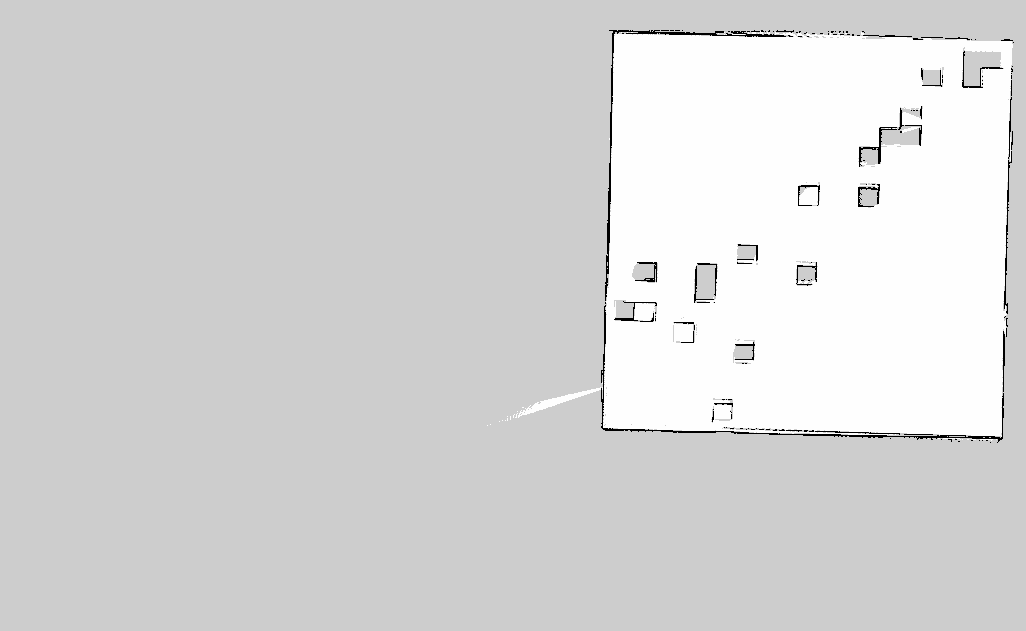
#> input picture src/my_map.pgm, 1026 x 631 px
$ python wavefront.py
#> lines starting #> are read from the running program, lines starting #| are printed output that depends on the picture; after the words box and inside, x2 and y2 are one past the last pixel; in counts of white or black regions, pixels touching at a corner belong together
import numpy as np
from matplotlib import pyplot as plt

pgmf = open('src/my_map.pgm', 'rb')
matrix = plt.imread(pgmf)
#> matrix is the input picture: shape (631, 1026); min 0, max 254, mean 215

matrix = 1.0 * (matrix > 250)
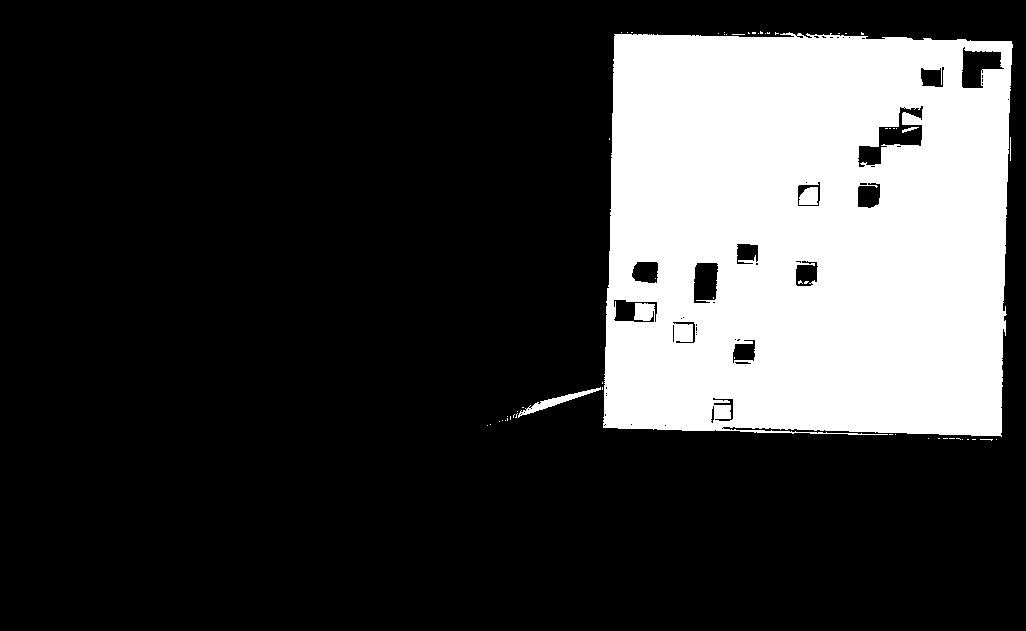
#> matrix: shape (631, 1026) float64; values 0 (black) and 1 (white), 23.3% white; 59 white regions (54 under 20 px), largest, box (x1, y1, x2, y2) and area: (603, 32, 1013, 437) 149872, (518, 387, 601, 418) 484, (799, 187, 818, 205) 293, (902, 127, 919, 133) 43, (1010, 137, 1011, 161) 24
matrix[400][850] = 0  # Robô
matrix[100][700] = 2  # Objetivo final
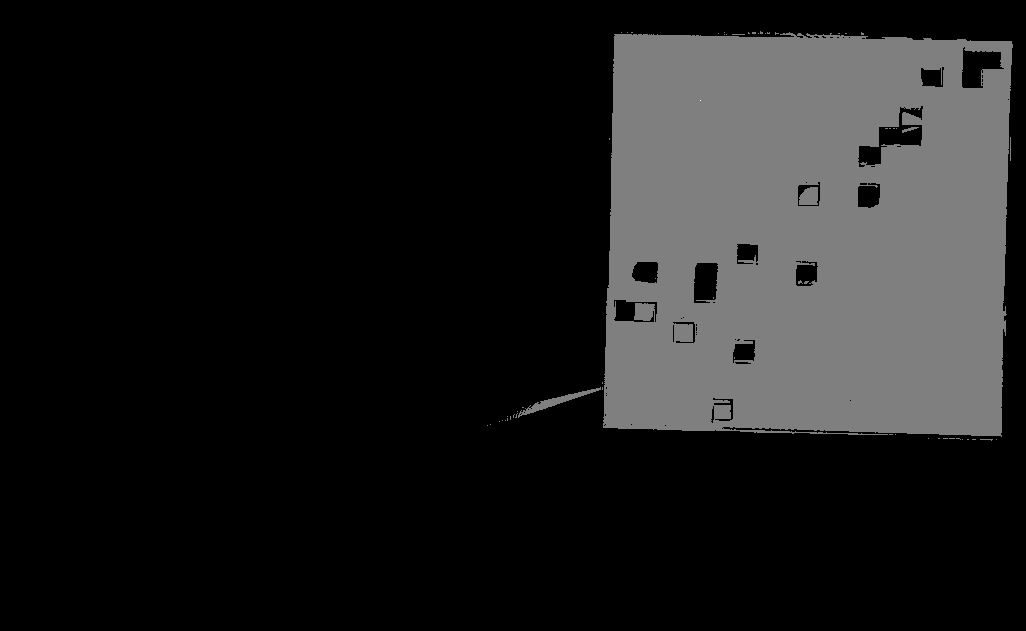
#> matrix: shape (631, 1026) float64; min 0, max 2, mean 0.233; drawn with min black and max white

obj_x, obj_y = 700, 100
matrix[obj_y][obj_x] = 2

fila = [(obj_y, obj_x)]

direcoes = [(-1, 0), (1, 0), (0, -1), (0, 1)] #(cima, baixo, esquerda, direita)


while fila:
    y, x = fila.pop(0)  #remove o primeiro elemento da fila

    # verifica as 4 direções ao redor do ponto atual
    for dy, dx in direcoes:
        ny, nx = y + dy, x + dx
        if 0 <= ny < matrix.shape[0] and 0 <= nx < matrix.shape[1]:
            if matrix[ny][nx] == 1:  # celula livre
                matrix[ny][nx] = matrix[y][x] + 1
                fila.append((ny, nx))  # add a celula na fila
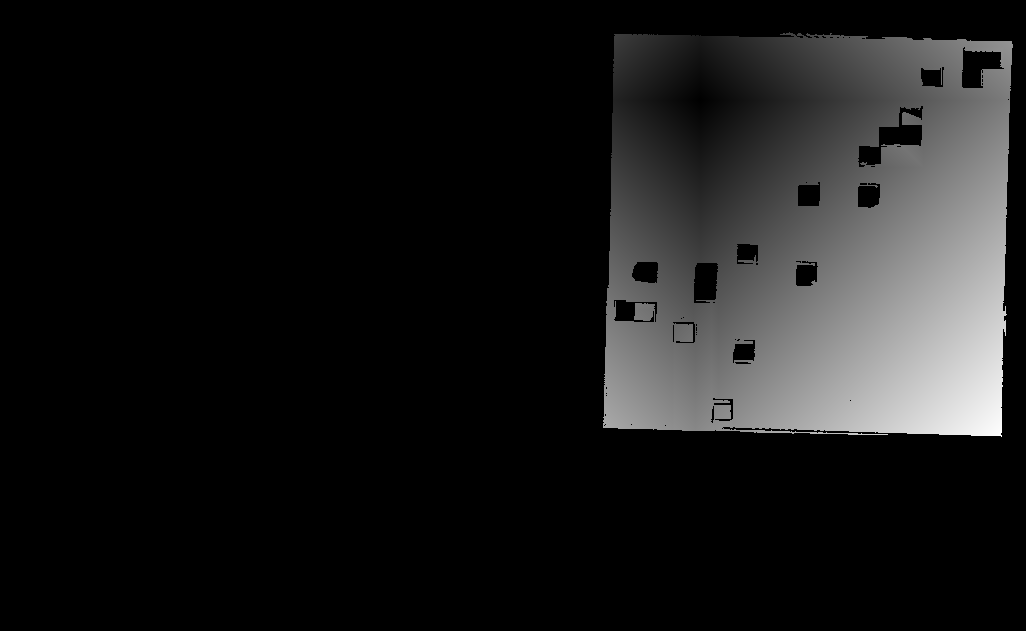
#> matrix: shape (631, 1026) float64; min 0, max 639, mean 63.9; drawn with min black and max white
#> after the loop, fila = []


plt.imshow(matrix, interpolation='nearest', cmap='gray')
#plt.colorbar() #deixa o mapa colorido
plt.show()

$ run again, with src/mapa_alexandre.pgm copied over src/my_map.pgm
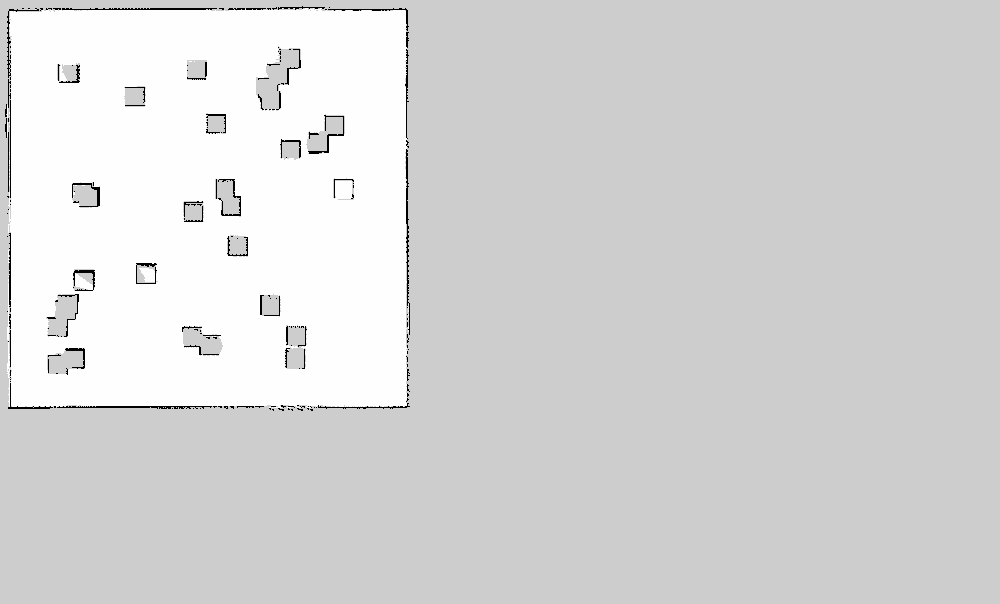
#> input picture src/mapa_alexandre.pgm, 1000 x 604 px
#> matrix is the input picture: shape (604, 1000); min 0, max 254, mean 215.2
#> `matrix = 1.0 * (matrix > 250)`:
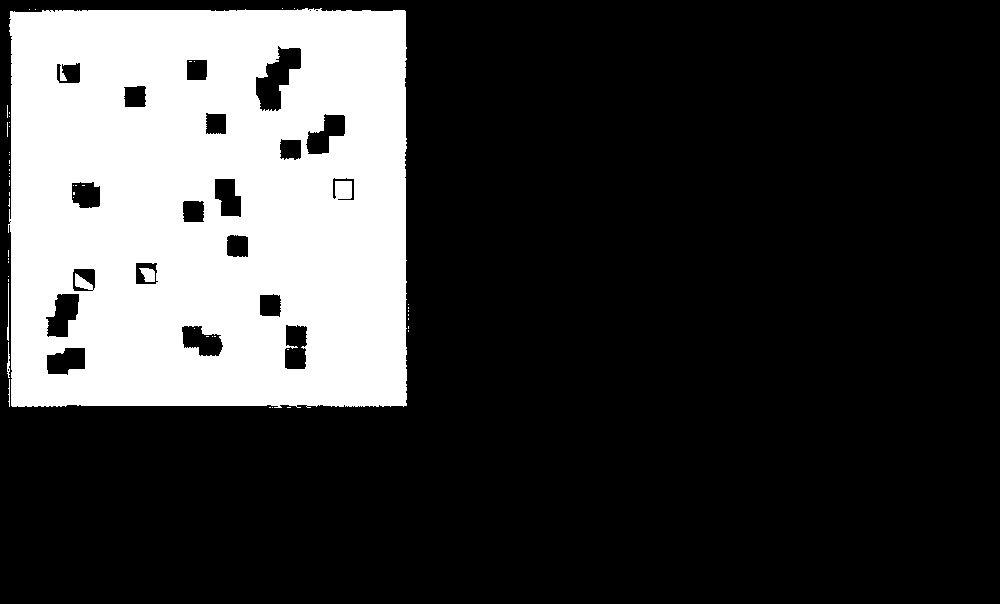
#> matrix: shape (604, 1000) float64; values 0 (black) and 1 (white), 24.1% white; 52 white regions (47 under 20 px), largest, box (x1, y1, x2, y2) and area: (8, 8, 407, 408) 145143, (139, 268, 155, 282) 162, (7, 283, 9, 341) 71, (7, 342, 10, 378) 59, (8, 379, 10, 407) 31
#> `matrix[100][700] = 2`:
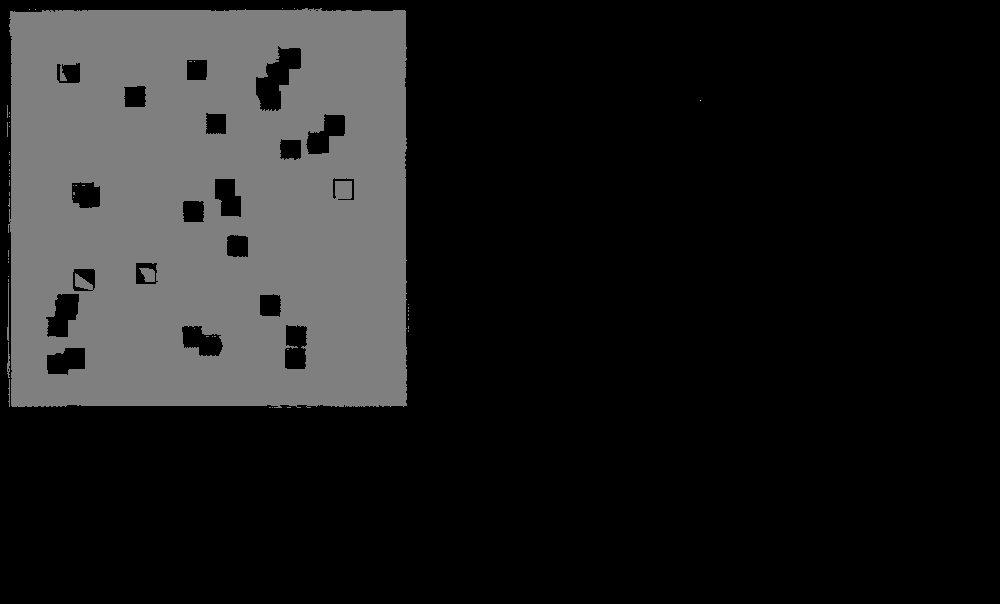
#> matrix: shape (604, 1000) float64; under 0.01% of pixels changed, all inside (x1, y1, x2, y2) = (700, 100, 701, 101); drawn with min black and max white
#> after the loop `while fila:`: fila = []
